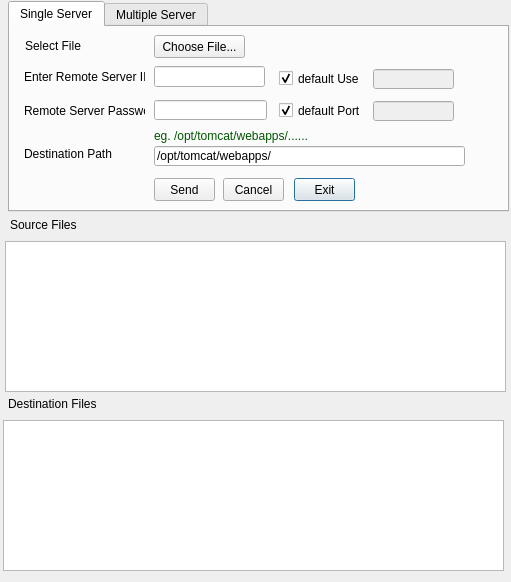
<?xml version="1.0" encoding="UTF-8"?>
<ui version="4.0">
 <class>Dialog</class>
 <widget class="QDialog" name="Dialog">
  <property name="geometry">
   <rect>
    <x>0</x>
    <y>0</y>
    <width>511</width>
    <height>582</height>
   </rect>
  </property>
  <property name="windowTitle">
   <string>File Transfer and Patching Management</string>
  </property>
  <widget class="QTextBrowser" name="sourceFile">
   <property name="geometry">
    <rect>
     <x>5</x>
     <y>241</y>
     <width>501</width>
     <height>151</height>
    </rect>
   </property>
  </widget>
  <widget class="QTabWidget" name="tabWidget">
   <property name="geometry">
    <rect>
     <x>8</x>
     <y>1</y>
     <width>501</width>
     <height>211</height>
    </rect>
   </property>
   <property name="currentIndex">
    <number>0</number>
   </property>
   <widget class="QWidget" name="tab">
    <attribute name="title">
     <string>Single Server</string>
    </attribute>
    <widget class="QLabel" name="label">
     <property name="geometry">
      <rect>
       <x>14</x>
       <y>34</y>
       <width>121</width>
       <height>31</height>
      </rect>
     </property>
     <property name="text">
      <string>Enter Remote Server IP</string>
     </property>
    </widget>
    <widget class="QLineEdit" name="hostIP">
     <property name="geometry">
      <rect>
       <x>144</x>
       <y>39</y>
       <width>111</width>
       <height>21</height>
      </rect>
     </property>
     <property name="styleSheet">
      <string notr="true">font: 10pt &quot;MS Shell Dlg 2&quot;;</string>
     </property>
    </widget>
    <widget class="QLineEdit" name="hostUsr">
     <property name="enabled">
      <bool>false</bool>
     </property>
     <property name="geometry">
      <rect>
       <x>363</x>
       <y>42</y>
       <width>81</width>
       <height>20</height>
      </rect>
     </property>
    </widget>
    <widget class="QLabel" name="label_4">
     <property name="geometry">
      <rect>
       <x>14</x>
       <y>119</y>
       <width>111</width>
       <height>16</height>
      </rect>
     </property>
     <property name="text">
      <string>Destination Path</string>
     </property>
    </widget>
    <widget class="QPushButton" name="exit">
     <property name="geometry">
      <rect>
       <x>284</x>
       <y>151</y>
       <width>61</width>
       <height>23</height>
      </rect>
     </property>
     <property name="text">
      <string>Exit</string>
     </property>
    </widget>
    <widget class="QLabel" name="label_5">
     <property name="geometry">
      <rect>
       <x>144</x>
       <y>101</y>
       <width>181</width>
       <height>16</height>
      </rect>
     </property>
     <property name="styleSheet">
      <string notr="true">font: 10pt &quot;MS Shell Dlg 2&quot;;
color: rgb(0, 85, 0);</string>
     </property>
     <property name="text">
      <string>eg. /opt/tomcat/webapps/......</string>
     </property>
    </widget>
    <widget class="QCheckBox" name="checkPort">
     <property name="geometry">
      <rect>
       <x>269</x>
       <y>75</y>
       <width>81</width>
       <height>17</height>
      </rect>
     </property>
     <property name="text">
      <string>default Port</string>
     </property>
     <property name="checked">
      <bool>true</bool>
     </property>
    </widget>
    <widget class="QLabel" name="label_7">
     <property name="geometry">
      <rect>
       <x>14</x>
       <y>73</y>
       <width>121</width>
       <height>21</height>
      </rect>
     </property>
     <property name="text">
      <string>Remote Server Password</string>
     </property>
    </widget>
    <widget class="QLineEdit" name="hostPass">
     <property name="geometry">
      <rect>
       <x>144</x>
       <y>73</y>
       <width>113</width>
       <height>20</height>
      </rect>
     </property>
     <property name="echoMode">
      <enum>QLineEdit::Password</enum>
     </property>
    </widget>
    <widget class="QLabel" name="label_2">
     <property name="geometry">
      <rect>
       <x>15</x>
       <y>8</y>
       <width>91</width>
       <height>21</height>
      </rect>
     </property>
     <property name="text">
      <string>Select File</string>
     </property>
    </widget>
    <widget class="QLineEdit" name="destPath">
     <property name="geometry">
      <rect>
       <x>144</x>
       <y>119</y>
       <width>311</width>
       <height>20</height>
      </rect>
     </property>
     <property name="text">
      <string>/opt/tomcat/webapps/</string>
     </property>
    </widget>
    <widget class="QPushButton" name="cancel">
     <property name="geometry">
      <rect>
       <x>213</x>
       <y>151</y>
       <width>61</width>
       <height>23</height>
      </rect>
     </property>
     <property name="text">
      <string>Cancel</string>
     </property>
    </widget>
    <widget class="QCheckBox" name="checkUsr">
     <property name="geometry">
      <rect>
       <x>269</x>
       <y>43</y>
       <width>81</width>
       <height>17</height>
      </rect>
     </property>
     <property name="text">
      <string>default User</string>
     </property>
     <property name="checked">
      <bool>true</bool>
     </property>
    </widget>
    <widget class="QPushButton" name="send">
     <property name="geometry">
      <rect>
       <x>144</x>
       <y>151</y>
       <width>61</width>
       <height>23</height>
      </rect>
     </property>
     <property name="text">
      <string>Send</string>
     </property>
    </widget>
    <widget class="QPushButton" name="chooseFile">
     <property name="geometry">
      <rect>
       <x>144</x>
       <y>8</y>
       <width>91</width>
       <height>23</height>
      </rect>
     </property>
     <property name="text">
      <string>Choose File...</string>
     </property>
    </widget>
    <widget class="QLineEdit" name="vmPort">
     <property name="enabled">
      <bool>false</bool>
     </property>
     <property name="geometry">
      <rect>
       <x>363</x>
       <y>74</y>
       <width>81</width>
       <height>20</height>
      </rect>
     </property>
    </widget>
   </widget>
   <widget class="QWidget" name="tab_2">
    <attribute name="title">
     <string>Multiple Server</string>
    </attribute>
    <widget class="QLabel" name="label_3">
     <property name="geometry">
      <rect>
       <x>14</x>
       <y>47</y>
       <width>121</width>
       <height>31</height>
      </rect>
     </property>
     <property name="text">
      <string>Enter Remote Server IP</string>
     </property>
    </widget>
    <widget class="QLineEdit" name="lineEdit_4">
     <property name="geometry">
      <rect>
       <x>144</x>
       <y>52</y>
       <width>331</width>
       <height>21</height>
      </rect>
     </property>
     <property name="styleSheet">
      <string notr="true">font: 10pt &quot;MS Shell Dlg 2&quot;;</string>
     </property>
    </widget>
    <widget class="QLabel" name="label_8">
     <property name="geometry">
      <rect>
       <x>14</x>
       <y>128</y>
       <width>111</width>
       <height>16</height>
      </rect>
     </property>
     <property name="text">
      <string>Destination Path</string>
     </property>
    </widget>
    <widget class="QPushButton" name="exitM">
     <property name="geometry">
      <rect>
       <x>285</x>
       <y>157</y>
       <width>61</width>
       <height>23</height>
      </rect>
     </property>
     <property name="text">
      <string>Exit</string>
     </property>
    </widget>
    <widget class="QLabel" name="label_9">
     <property name="geometry">
      <rect>
       <x>144</x>
       <y>110</y>
       <width>181</width>
       <height>16</height>
      </rect>
     </property>
     <property name="styleSheet">
      <string notr="true">font: 10pt &quot;MS Shell Dlg 2&quot;;
color: rgb(0, 85, 0);</string>
     </property>
     <property name="text">
      <string>eg. /opt/tomcat/webapps/......</string>
     </property>
    </widget>
    <widget class="QLabel" name="label_10">
     <property name="geometry">
      <rect>
       <x>14</x>
       <y>82</y>
       <width>121</width>
       <height>21</height>
      </rect>
     </property>
     <property name="text">
      <string>Remote Server Password</string>
     </property>
    </widget>
    <widget class="QLineEdit" name="lineEdit_5">
     <property name="geometry">
      <rect>
       <x>144</x>
       <y>82</y>
       <width>113</width>
       <height>20</height>
      </rect>
     </property>
     <property name="echoMode">
      <enum>QLineEdit::Password</enum>
     </property>
    </widget>
    <widget class="QLabel" name="label_11">
     <property name="geometry">
      <rect>
       <x>15</x>
       <y>6</y>
       <width>91</width>
       <height>21</height>
      </rect>
     </property>
     <property name="text">
      <string>Select File</string>
     </property>
    </widget>
    <widget class="QLineEdit" name="lineEdit_6">
     <property name="geometry">
      <rect>
       <x>144</x>
       <y>128</y>
       <width>331</width>
       <height>20</height>
      </rect>
     </property>
     <property name="text">
      <string>/opt/tomcat/webapps/</string>
     </property>
    </widget>
    <widget class="QPushButton" name="cancelM">
     <property name="geometry">
      <rect>
       <x>214</x>
       <y>157</y>
       <width>61</width>
       <height>23</height>
      </rect>
     </property>
     <property name="text">
      <string>Cancel</string>
     </property>
    </widget>
    <widget class="QPushButton" name="sendM">
     <property name="geometry">
      <rect>
       <x>145</x>
       <y>157</y>
       <width>61</width>
       <height>23</height>
      </rect>
     </property>
     <property name="text">
      <string>Send</string>
     </property>
    </widget>
    <widget class="QPushButton" name="pushButton_8">
     <property name="geometry">
      <rect>
       <x>145</x>
       <y>6</y>
       <width>91</width>
       <height>23</height>
      </rect>
     </property>
     <property name="text">
      <string>Choose File...</string>
     </property>
    </widget>
    <widget class="QLabel" name="label_12">
     <property name="geometry">
      <rect>
       <x>147</x>
       <y>33</y>
       <width>191</width>
       <height>16</height>
      </rect>
     </property>
     <property name="styleSheet">
      <string notr="true">font: 10pt &quot;MS Shell Dlg 2&quot;;
color: rgb(0, 85, 0);</string>
     </property>
     <property name="text">
      <string>Use Semicolon (;) as a seperator</string>
     </property>
    </widget>
   </widget>
  </widget>
  <widget class="QLabel" name="label_6">
   <property name="geometry">
    <rect>
     <x>10</x>
     <y>217</y>
     <width>81</width>
     <height>16</height>
    </rect>
   </property>
   <property name="text">
    <string>Source Files</string>
   </property>
  </widget>
  <widget class="QLabel" name="label_13">
   <property name="geometry">
    <rect>
     <x>8</x>
     <y>396</y>
     <width>91</width>
     <height>16</height>
    </rect>
   </property>
   <property name="text">
    <string>Destination Files</string>
   </property>
  </widget>
  <widget class="QTextBrowser" name="destFile">
   <property name="geometry">
    <rect>
     <x>3</x>
     <y>420</y>
     <width>501</width>
     <height>151</height>
    </rect>
   </property>
  </widget>
 </widget>
 <tabstops>
  <tabstop>tabWidget</tabstop>
  <tabstop>chooseFile</tabstop>
  <tabstop>hostIP</tabstop>
  <tabstop>checkUsr</tabstop>
  <tabstop>hostUsr</tabstop>
  <tabstop>hostPass</tabstop>
  <tabstop>checkPort</tabstop>
  <tabstop>vmPort</tabstop>
  <tabstop>destPath</tabstop>
  <tabstop>send</tabstop>
  <tabstop>cancel</tabstop>
  <tabstop>exit</tabstop>
  <tabstop>pushButton_8</tabstop>
  <tabstop>lineEdit_4</tabstop>
  <tabstop>lineEdit_5</tabstop>
  <tabstop>lineEdit_6</tabstop>
  <tabstop>sendM</tabstop>
  <tabstop>cancelM</tabstop>
  <tabstop>exitM</tabstop>
  <tabstop>sourceFile</tabstop>
 </tabstops>
 <resources/>
 <connections/>
</ui>
